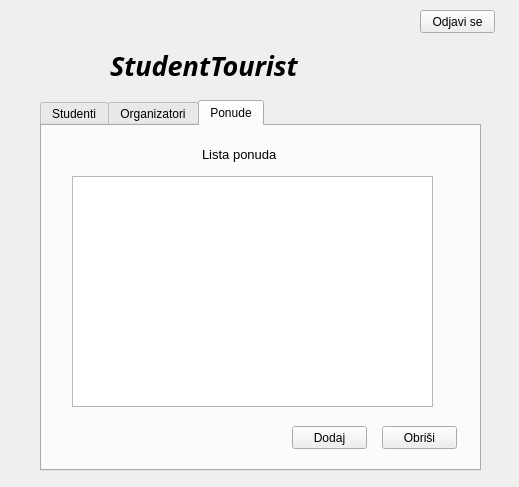
<?xml version="1.0" encoding="UTF-8"?>
<ui version="4.0">
 <class>Admin</class>
 <widget class="QDialog" name="Admin">
  <property name="geometry">
   <rect>
    <x>0</x>
    <y>0</y>
    <width>519</width>
    <height>487</height>
   </rect>
  </property>
  <property name="windowTitle">
   <string>Dialog</string>
  </property>
  <widget class="QLabel" name="title_2">
   <property name="geometry">
    <rect>
     <x>110</x>
     <y>50</y>
     <width>311</width>
     <height>31</height>
    </rect>
   </property>
   <property name="font">
    <font>
     <family>Ravie</family>
     <pointsize>20</pointsize>
     <weight>75</weight>
     <italic>true</italic>
     <bold>true</bold>
    </font>
   </property>
   <property name="layoutDirection">
    <enum>Qt::LeftToRight</enum>
   </property>
   <property name="text">
    <string>StudentTourist</string>
   </property>
  </widget>
  <widget class="QTabWidget" name="tabs_admin">
   <property name="geometry">
    <rect>
     <x>40</x>
     <y>100</y>
     <width>441</width>
     <height>371</height>
    </rect>
   </property>
   <property name="currentIndex">
    <number>2</number>
   </property>
   <widget class="QWidget" name="student_tab_admin">
    <attribute name="title">
     <string>Studenti</string>
    </attribute>
    <widget class="QPushButton" name="delete_student_btn_admin">
     <property name="geometry">
      <rect>
       <x>340</x>
       <y>300</y>
       <width>75</width>
       <height>23</height>
      </rect>
     </property>
     <property name="text">
      <string>Obriši</string>
     </property>
    </widget>
    <widget class="QListWidget" name="listastudenata_list_admin">
     <property name="geometry">
      <rect>
       <x>30</x>
       <y>50</y>
       <width>361</width>
       <height>231</height>
      </rect>
     </property>
    </widget>
    <widget class="QPushButton" name="add_student_btn_admin">
     <property name="geometry">
      <rect>
       <x>250</x>
       <y>300</y>
       <width>75</width>
       <height>23</height>
      </rect>
     </property>
     <property name="text">
      <string>Dodaj</string>
     </property>
    </widget>
    <widget class="QLabel" name="listastudenata_label">
     <property name="geometry">
      <rect>
       <x>160</x>
       <y>20</y>
       <width>91</width>
       <height>16</height>
      </rect>
     </property>
     <property name="font">
      <font>
       <pointsize>10</pointsize>
      </font>
     </property>
     <property name="text">
      <string>Lista studenata</string>
     </property>
    </widget>
   </widget>
   <widget class="QWidget" name="organizator_tab_admin">
    <attribute name="title">
     <string>Organizatori</string>
    </attribute>
    <widget class="QLabel" name="listaorganizarora_label">
     <property name="geometry">
      <rect>
       <x>160</x>
       <y>20</y>
       <width>111</width>
       <height>16</height>
      </rect>
     </property>
     <property name="font">
      <font>
       <pointsize>10</pointsize>
      </font>
     </property>
     <property name="text">
      <string>Lista organizatora</string>
     </property>
    </widget>
    <widget class="QListWidget" name="listWidget_2">
     <property name="geometry">
      <rect>
       <x>30</x>
       <y>50</y>
       <width>361</width>
       <height>231</height>
      </rect>
     </property>
    </widget>
    <widget class="QPushButton" name="add_organizator_btn_admin">
     <property name="geometry">
      <rect>
       <x>250</x>
       <y>300</y>
       <width>75</width>
       <height>23</height>
      </rect>
     </property>
     <property name="text">
      <string>Dodaj</string>
     </property>
    </widget>
    <widget class="QPushButton" name="delete_organizator_btn_admin">
     <property name="geometry">
      <rect>
       <x>340</x>
       <y>300</y>
       <width>75</width>
       <height>23</height>
      </rect>
     </property>
     <property name="text">
      <string>Obriši</string>
     </property>
    </widget>
   </widget>
   <widget class="QWidget" name="ponuda_tab_admin">
    <attribute name="title">
     <string>Ponude</string>
    </attribute>
    <widget class="QLabel" name="listaponuda_label">
     <property name="geometry">
      <rect>
       <x>160</x>
       <y>20</y>
       <width>101</width>
       <height>16</height>
      </rect>
     </property>
     <property name="font">
      <font>
       <pointsize>10</pointsize>
      </font>
     </property>
     <property name="text">
      <string>Lista ponuda</string>
     </property>
    </widget>
    <widget class="QListWidget" name="listaponuda_list_admin">
     <property name="geometry">
      <rect>
       <x>30</x>
       <y>50</y>
       <width>361</width>
       <height>231</height>
      </rect>
     </property>
    </widget>
    <widget class="QPushButton" name="add_ponuda_btn_admin">
     <property name="geometry">
      <rect>
       <x>250</x>
       <y>300</y>
       <width>75</width>
       <height>23</height>
      </rect>
     </property>
     <property name="text">
      <string>Dodaj</string>
     </property>
    </widget>
    <widget class="QPushButton" name="delete_ponuda_btn_admin">
     <property name="geometry">
      <rect>
       <x>340</x>
       <y>300</y>
       <width>75</width>
       <height>23</height>
      </rect>
     </property>
     <property name="text">
      <string>Obriši</string>
     </property>
    </widget>
   </widget>
  </widget>
  <widget class="QPushButton" name="logout_btn">
   <property name="geometry">
    <rect>
     <x>420</x>
     <y>10</y>
     <width>75</width>
     <height>23</height>
    </rect>
   </property>
   <property name="text">
    <string>Odjavi se</string>
   </property>
  </widget>
 </widget>
 <resources/>
 <connections/>
</ui>
